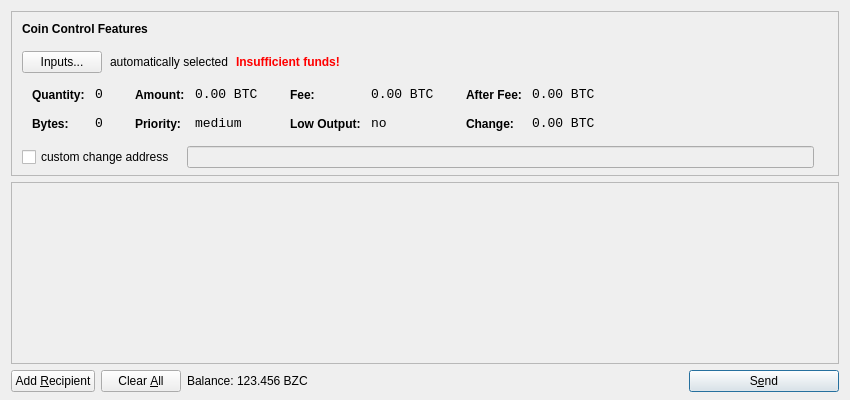
<?xml version="1.0" encoding="UTF-8"?>
<ui version="4.0">
 <class>SendCoinsDialog</class>
 <widget class="QDialog" name="SendCoinsDialog">
  <property name="geometry">
   <rect>
    <x>0</x>
    <y>0</y>
    <width>850</width>
    <height>400</height>
   </rect>
  </property>
  <property name="windowTitle">
   <string>Send Coins</string>
  </property>
  <layout class="QVBoxLayout" name="verticalLayout" stretch="0,1,0">
   <property name="bottomMargin">
    <number>8</number>
   </property>
   <item>
    <widget class="QFrame" name="frameCoinControl">
     <property name="sizePolicy">
      <sizepolicy hsizetype="Expanding" vsizetype="Expanding">
       <horstretch>0</horstretch>
       <verstretch>0</verstretch>
      </sizepolicy>
     </property>
     <property name="maximumSize">
      <size>
       <width>16777215</width>
       <height>16777215</height>
      </size>
     </property>
     <property name="frameShape">
      <enum>QFrame::StyledPanel</enum>
     </property>
     <property name="frameShadow">
      <enum>QFrame::Sunken</enum>
     </property>
     <layout class="QVBoxLayout" name="verticalLayoutCoinControl2">
      <property name="spacing">
       <number>-1</number>
      </property>
      <property name="leftMargin">
       <number>0</number>
      </property>
      <property name="topMargin">
       <number>0</number>
      </property>
      <property name="rightMargin">
       <number>0</number>
      </property>
      <property name="bottomMargin">
       <number>6</number>
      </property>
      <item>
       <layout class="QVBoxLayout" name="verticalLayoutCoinControl" stretch="0,0,0,0,1">
        <property name="spacing">
         <number>0</number>
        </property>
        <property name="leftMargin">
         <number>10</number>
        </property>
        <property name="topMargin">
         <number>10</number>
        </property>
        <item>
         <layout class="QHBoxLayout" name="horizontalLayoutCoinControl1">
          <property name="bottomMargin">
           <number>15</number>
          </property>
          <item>
           <widget class="QLabel" name="labelCoinControlFeatures">
            <property name="sizePolicy">
             <sizepolicy hsizetype="Preferred" vsizetype="Maximum">
              <horstretch>0</horstretch>
              <verstretch>0</verstretch>
             </sizepolicy>
            </property>
            <property name="font">
             <font>
              <weight>75</weight>
              <bold>true</bold>
             </font>
            </property>
            <property name="styleSheet">
             <string notr="true">font-weight:bold;</string>
            </property>
            <property name="text">
             <string>Coin Control Features</string>
            </property>
           </widget>
          </item>
         </layout>
        </item>
        <item>
         <layout class="QHBoxLayout" name="horizontalLayoutCoinControl2" stretch="0,0,0,0">
          <property name="spacing">
           <number>8</number>
          </property>
          <property name="bottomMargin">
           <number>10</number>
          </property>
          <item>
           <widget class="QPushButton" name="pushButtonCoinControl">
            <property name="styleSheet">
             <string notr="true"/>
            </property>
            <property name="text">
             <string>Inputs...</string>
            </property>
           </widget>
          </item>
          <item>
           <widget class="QLabel" name="labelCoinControlAutomaticallySelected">
            <property name="text">
             <string>automatically selected</string>
            </property>
            <property name="margin">
             <number>5</number>
            </property>
           </widget>
          </item>
          <item>
           <widget class="QLabel" name="labelCoinControlInsuffFunds">
            <property name="font">
             <font>
              <weight>75</weight>
              <bold>true</bold>
             </font>
            </property>
            <property name="styleSheet">
             <string notr="true">color:red;font-weight:bold;</string>
            </property>
            <property name="text">
             <string>Insufficient funds!</string>
            </property>
            <property name="margin">
             <number>5</number>
            </property>
           </widget>
          </item>
          <item>
           <spacer name="horizontalSpacerCoinControl">
            <property name="orientation">
             <enum>Qt::Horizontal</enum>
            </property>
            <property name="sizeHint" stdset="0">
             <size>
              <width>40</width>
              <height>1</height>
             </size>
            </property>
           </spacer>
          </item>
         </layout>
        </item>
        <item>
         <widget class="QWidget" name="widgetCoinControl" native="true">
          <property name="sizePolicy">
           <sizepolicy hsizetype="Preferred" vsizetype="Preferred">
            <horstretch>0</horstretch>
            <verstretch>0</verstretch>
           </sizepolicy>
          </property>
          <property name="minimumSize">
           <size>
            <width>0</width>
            <height>0</height>
           </size>
          </property>
          <property name="styleSheet">
           <string notr="true"/>
          </property>
          <layout class="QHBoxLayout" name="horizontalLayoutCoinControl5">
           <property name="margin">
            <number>0</number>
           </property>
           <item>
            <layout class="QHBoxLayout" name="horizontalLayoutCoinControl3" stretch="0,0,0,1">
             <property name="spacing">
              <number>20</number>
             </property>
             <property name="topMargin">
              <number>0</number>
             </property>
             <property name="bottomMargin">
              <number>10</number>
             </property>
             <item>
              <layout class="QFormLayout" name="formLayoutCoinControl1">
               <property name="horizontalSpacing">
                <number>10</number>
               </property>
               <property name="verticalSpacing">
                <number>14</number>
               </property>
               <property name="leftMargin">
                <number>10</number>
               </property>
               <property name="topMargin">
                <number>4</number>
               </property>
               <property name="rightMargin">
                <number>6</number>
               </property>
               <item row="0" column="0">
                <widget class="QLabel" name="labelCoinControlQuantityText">
                 <property name="styleSheet">
                  <string notr="true">font-weight:bold;</string>
                 </property>
                 <property name="text">
                  <string>Quantity:</string>
                 </property>
                 <property name="margin">
                  <number>0</number>
                 </property>
                </widget>
               </item>
               <item row="0" column="1">
                <widget class="QLabel" name="labelCoinControlQuantity">
                 <property name="font">
                  <font>
                   <family>Monospace</family>
                   <pointsize>10</pointsize>
                  </font>
                 </property>
                 <property name="cursor">
                  <cursorShape>IBeamCursor</cursorShape>
                 </property>
                 <property name="contextMenuPolicy">
                  <enum>Qt::ActionsContextMenu</enum>
                 </property>
                 <property name="text">
                  <string notr="true">0</string>
                 </property>
                 <property name="margin">
                  <number>0</number>
                 </property>
                 <property name="textInteractionFlags">
                  <set>Qt::LinksAccessibleByMouse|Qt::TextSelectableByKeyboard|Qt::TextSelectableByMouse</set>
                 </property>
                </widget>
               </item>
               <item row="1" column="0">
                <widget class="QLabel" name="labelCoinControlBytesText">
                 <property name="styleSheet">
                  <string notr="true">font-weight:bold;</string>
                 </property>
                 <property name="text">
                  <string>Bytes:</string>
                 </property>
                </widget>
               </item>
               <item row="1" column="1">
                <widget class="QLabel" name="labelCoinControlBytes">
                 <property name="font">
                  <font>
                   <family>Monospace</family>
                   <pointsize>10</pointsize>
                  </font>
                 </property>
                 <property name="cursor">
                  <cursorShape>IBeamCursor</cursorShape>
                 </property>
                 <property name="contextMenuPolicy">
                  <enum>Qt::ActionsContextMenu</enum>
                 </property>
                 <property name="text">
                  <string notr="true">0</string>
                 </property>
                 <property name="textInteractionFlags">
                  <set>Qt::LinksAccessibleByMouse|Qt::TextSelectableByKeyboard|Qt::TextSelectableByMouse</set>
                 </property>
                </widget>
               </item>
              </layout>
             </item>
             <item>
              <layout class="QFormLayout" name="formLayoutCoinControl2">
               <property name="horizontalSpacing">
                <number>10</number>
               </property>
               <property name="verticalSpacing">
                <number>14</number>
               </property>
               <property name="leftMargin">
                <number>6</number>
               </property>
               <property name="topMargin">
                <number>4</number>
               </property>
               <property name="rightMargin">
                <number>6</number>
               </property>
               <item row="0" column="0">
                <widget class="QLabel" name="labelCoinControlAmountText">
                 <property name="styleSheet">
                  <string notr="true">font-weight:bold;</string>
                 </property>
                 <property name="text">
                  <string>Amount:</string>
                 </property>
                 <property name="margin">
                  <number>0</number>
                 </property>
                </widget>
               </item>
               <item row="0" column="1">
                <widget class="QLabel" name="labelCoinControlAmount">
                 <property name="font">
                  <font>
                   <family>Monospace</family>
                   <pointsize>10</pointsize>
                  </font>
                 </property>
                 <property name="cursor">
                  <cursorShape>IBeamCursor</cursorShape>
                 </property>
                 <property name="contextMenuPolicy">
                  <enum>Qt::ActionsContextMenu</enum>
                 </property>
                 <property name="text">
                  <string notr="true">0.00 BTC</string>
                 </property>
                 <property name="textInteractionFlags">
                  <set>Qt::LinksAccessibleByMouse|Qt::TextSelectableByKeyboard|Qt::TextSelectableByMouse</set>
                 </property>
                </widget>
               </item>
               <item row="1" column="0">
                <widget class="QLabel" name="labelCoinControlPriorityText">
                 <property name="styleSheet">
                  <string notr="true">font-weight:bold;</string>
                 </property>
                 <property name="text">
                  <string>Priority:</string>
                 </property>
                </widget>
               </item>
               <item row="1" column="1">
                <widget class="QLabel" name="labelCoinControlPriority">
                 <property name="font">
                  <font>
                   <family>Monospace</family>
                   <pointsize>10</pointsize>
                  </font>
                 </property>
                 <property name="cursor">
                  <cursorShape>IBeamCursor</cursorShape>
                 </property>
                 <property name="contextMenuPolicy">
                  <enum>Qt::ActionsContextMenu</enum>
                 </property>
                 <property name="text">
                  <string>medium</string>
                 </property>
                 <property name="textInteractionFlags">
                  <set>Qt::LinksAccessibleByMouse|Qt::TextSelectableByKeyboard|Qt::TextSelectableByMouse</set>
                 </property>
                </widget>
               </item>
              </layout>
             </item>
             <item>
              <layout class="QFormLayout" name="formLayoutCoinControl3">
               <property name="horizontalSpacing">
                <number>10</number>
               </property>
               <property name="verticalSpacing">
                <number>14</number>
               </property>
               <property name="leftMargin">
                <number>6</number>
               </property>
               <property name="topMargin">
                <number>4</number>
               </property>
               <property name="rightMargin">
                <number>6</number>
               </property>
               <item row="0" column="0">
                <widget class="QLabel" name="labelCoinControlFeeText">
                 <property name="styleSheet">
                  <string notr="true">font-weight:bold;</string>
                 </property>
                 <property name="text">
                  <string>Fee:</string>
                 </property>
                 <property name="margin">
                  <number>0</number>
                 </property>
                </widget>
               </item>
               <item row="0" column="1">
                <widget class="QLabel" name="labelCoinControlFee">
                 <property name="font">
                  <font>
                   <family>Monospace</family>
                   <pointsize>10</pointsize>
                  </font>
                 </property>
                 <property name="cursor">
                  <cursorShape>IBeamCursor</cursorShape>
                 </property>
                 <property name="contextMenuPolicy">
                  <enum>Qt::ActionsContextMenu</enum>
                 </property>
                 <property name="text">
                  <string notr="true">0.00 BTC</string>
                 </property>
                 <property name="textInteractionFlags">
                  <set>Qt::LinksAccessibleByMouse|Qt::TextSelectableByKeyboard|Qt::TextSelectableByMouse</set>
                 </property>
                </widget>
               </item>
               <item row="1" column="0">
                <widget class="QLabel" name="labelCoinControlLowOutputText">
                 <property name="styleSheet">
                  <string notr="true">font-weight:bold;</string>
                 </property>
                 <property name="text">
                  <string>Low Output:</string>
                 </property>
                </widget>
               </item>
               <item row="1" column="1">
                <widget class="QLabel" name="labelCoinControlLowOutput">
                 <property name="font">
                  <font>
                   <family>Monospace</family>
                   <pointsize>10</pointsize>
                  </font>
                 </property>
                 <property name="cursor">
                  <cursorShape>IBeamCursor</cursorShape>
                 </property>
                 <property name="contextMenuPolicy">
                  <enum>Qt::ActionsContextMenu</enum>
                 </property>
                 <property name="text">
                  <string>no</string>
                 </property>
                 <property name="textInteractionFlags">
                  <set>Qt::LinksAccessibleByMouse|Qt::TextSelectableByKeyboard|Qt::TextSelectableByMouse</set>
                 </property>
                </widget>
               </item>
              </layout>
             </item>
             <item>
              <layout class="QFormLayout" name="formLayoutCoinControl4">
               <property name="horizontalSpacing">
                <number>10</number>
               </property>
               <property name="verticalSpacing">
                <number>14</number>
               </property>
               <property name="leftMargin">
                <number>6</number>
               </property>
               <property name="topMargin">
                <number>4</number>
               </property>
               <property name="rightMargin">
                <number>6</number>
               </property>
               <item row="0" column="0">
                <widget class="QLabel" name="labelCoinControlAfterFeeText">
                 <property name="styleSheet">
                  <string notr="true">font-weight:bold;</string>
                 </property>
                 <property name="text">
                  <string>After Fee:</string>
                 </property>
                 <property name="margin">
                  <number>0</number>
                 </property>
                </widget>
               </item>
               <item row="0" column="1">
                <widget class="QLabel" name="labelCoinControlAfterFee">
                 <property name="font">
                  <font>
                   <family>Monospace</family>
                   <pointsize>10</pointsize>
                  </font>
                 </property>
                 <property name="cursor">
                  <cursorShape>IBeamCursor</cursorShape>
                 </property>
                 <property name="contextMenuPolicy">
                  <enum>Qt::ActionsContextMenu</enum>
                 </property>
                 <property name="text">
                  <string notr="true">0.00 BTC</string>
                 </property>
                 <property name="textInteractionFlags">
                  <set>Qt::LinksAccessibleByMouse|Qt::TextSelectableByKeyboard|Qt::TextSelectableByMouse</set>
                 </property>
                </widget>
               </item>
               <item row="1" column="0">
                <widget class="QLabel" name="labelCoinControlChangeText">
                 <property name="styleSheet">
                  <string notr="true">font-weight:bold;</string>
                 </property>
                 <property name="text">
                  <string>Change:</string>
                 </property>
                </widget>
               </item>
               <item row="1" column="1">
                <widget class="QLabel" name="labelCoinControlChange">
                 <property name="font">
                  <font>
                   <family>Monospace</family>
                   <pointsize>10</pointsize>
                  </font>
                 </property>
                 <property name="cursor">
                  <cursorShape>IBeamCursor</cursorShape>
                 </property>
                 <property name="contextMenuPolicy">
                  <enum>Qt::ActionsContextMenu</enum>
                 </property>
                 <property name="text">
                  <string notr="true">0.00 BTC</string>
                 </property>
                 <property name="textInteractionFlags">
                  <set>Qt::LinksAccessibleByMouse|Qt::TextSelectableByKeyboard|Qt::TextSelectableByMouse</set>
                 </property>
                </widget>
               </item>
              </layout>
             </item>
            </layout>
           </item>
          </layout>
         </widget>
        </item>
        <item>
         <layout class="QHBoxLayout" name="horizontalLayoutCoinControl4" stretch="0,0,0">
          <property name="spacing">
           <number>12</number>
          </property>
          <property name="sizeConstraint">
           <enum>QLayout::SetDefaultConstraint</enum>
          </property>
          <property name="topMargin">
           <number>5</number>
          </property>
          <property name="rightMargin">
           <number>5</number>
          </property>
          <item>
           <widget class="QCheckBox" name="checkBoxCoinControlChange">
            <property name="text">
             <string>custom change address</string>
            </property>
           </widget>
          </item>
          <item>
           <widget class="QLineEdit" name="lineEditCoinControlChange">
            <property name="enabled">
             <bool>false</bool>
            </property>
            <property name="sizePolicy">
             <sizepolicy hsizetype="Expanding" vsizetype="Fixed">
              <horstretch>0</horstretch>
              <verstretch>0</verstretch>
             </sizepolicy>
            </property>
           </widget>
          </item>
          <item>
           <widget class="QLabel" name="labelCoinControlChangeLabel">
            <property name="sizePolicy">
             <sizepolicy hsizetype="Preferred" vsizetype="Expanding">
              <horstretch>0</horstretch>
              <verstretch>0</verstretch>
             </sizepolicy>
            </property>
            <property name="minimumSize">
             <size>
              <width>0</width>
              <height>0</height>
             </size>
            </property>
            <property name="text">
             <string/>
            </property>
            <property name="margin">
             <number>3</number>
            </property>
           </widget>
          </item>
         </layout>
        </item>
        <item>
         <spacer name="verticalSpacerCoinControl">
          <property name="orientation">
           <enum>Qt::Vertical</enum>
          </property>
          <property name="sizeHint" stdset="0">
           <size>
            <width>800</width>
            <height>1</height>
           </size>
          </property>
         </spacer>
        </item>
       </layout>
      </item>
     </layout>
    </widget>
   </item>
   <item>
    <widget class="QScrollArea" name="scrollArea">
     <property name="widgetResizable">
      <bool>true</bool>
     </property>
     <widget class="QWidget" name="scrollAreaWidgetContents">
      <property name="geometry">
       <rect>
        <x>0</x>
        <y>0</y>
        <width>830</width>
        <height>165</height>
       </rect>
      </property>
      <layout class="QVBoxLayout" name="verticalLayout_2">
       <property name="margin">
        <number>0</number>
       </property>
       <item>
        <layout class="QVBoxLayout" name="entries">
         <property name="spacing">
          <number>6</number>
         </property>
        </layout>
       </item>
       <item>
        <spacer name="verticalSpacer">
         <property name="orientation">
          <enum>Qt::Vertical</enum>
         </property>
         <property name="sizeHint" stdset="0">
          <size>
           <width>20</width>
           <height>40</height>
          </size>
         </property>
        </spacer>
       </item>
      </layout>
     </widget>
    </widget>
   </item>
   <item>
    <layout class="QHBoxLayout" name="horizontalLayout">
     <item>
      <widget class="QPushButton" name="addButton">
       <property name="toolTip">
        <string>Send to multiple recipients at once</string>
       </property>
       <property name="text">
        <string>Add &amp;Recipient</string>
       </property>
       <property name="icon">
        <iconset resource="../bitcoin.qrc">
         <normaloff>:/icons/add</normaloff>:/icons/add</iconset>
       </property>
       <property name="autoDefault">
        <bool>false</bool>
       </property>
      </widget>
     </item>
     <item>
      <widget class="QPushButton" name="clearButton">
       <property name="sizePolicy">
        <sizepolicy hsizetype="Minimum" vsizetype="Fixed">
         <horstretch>0</horstretch>
         <verstretch>0</verstretch>
        </sizepolicy>
       </property>
       <property name="toolTip">
        <string>Remove all transaction fields</string>
       </property>
       <property name="text">
        <string>Clear &amp;All</string>
       </property>
       <property name="icon">
        <iconset resource="../bitcoin.qrc">
         <normaloff>:/icons/remove</normaloff>:/icons/remove</iconset>
       </property>
       <property name="autoRepeatDelay">
        <number>300</number>
       </property>
       <property name="autoDefault">
        <bool>false</bool>
       </property>
      </widget>
     </item>
     <item>
      <layout class="QHBoxLayout" name="horizontalLayout_2">
       <property name="spacing">
        <number>3</number>
       </property>
       <item>
        <widget class="QLabel" name="label">
         <property name="text">
          <string>Balance:</string>
         </property>
        </widget>
       </item>
       <item>
        <widget class="QLabel" name="labelBalance">
         <property name="cursor">
          <cursorShape>IBeamCursor</cursorShape>
         </property>
         <property name="text">
          <string>123.456 BZC</string>
         </property>
         <property name="textInteractionFlags">
          <set>Qt::LinksAccessibleByMouse|Qt::TextSelectableByKeyboard|Qt::TextSelectableByMouse</set>
         </property>
        </widget>
       </item>
      </layout>
     </item>
     <item>
      <spacer name="horizontalSpacer">
       <property name="orientation">
        <enum>Qt::Horizontal</enum>
       </property>
       <property name="sizeHint" stdset="0">
        <size>
         <width>40</width>
         <height>20</height>
        </size>
       </property>
      </spacer>
     </item>
     <item>
      <widget class="QPushButton" name="sendButton">
       <property name="minimumSize">
        <size>
         <width>150</width>
         <height>0</height>
        </size>
       </property>
       <property name="toolTip">
        <string>Confirm the send action</string>
       </property>
       <property name="text">
        <string>S&amp;end</string>
       </property>
       <property name="icon">
        <iconset resource="../bitcoin.qrc">
         <normaloff>:/icons/send</normaloff>:/icons/send</iconset>
       </property>
       <property name="default">
        <bool>true</bool>
       </property>
      </widget>
     </item>
    </layout>
   </item>
  </layout>
 </widget>
 <resources>
  <include location="../bitcoin.qrc"/>
 </resources>
 <connections/>
</ui>
